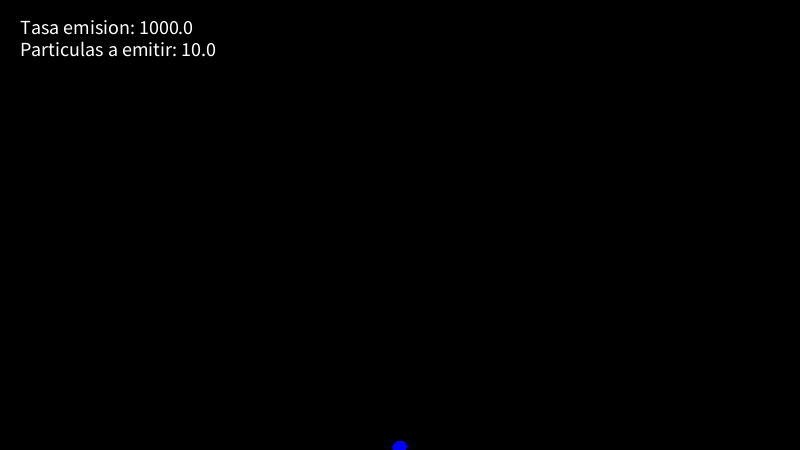
Frame 1 (no input)
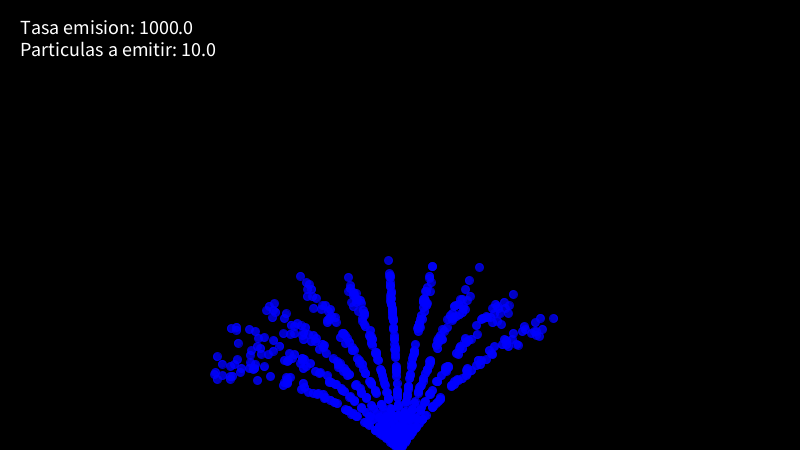
Frame 60 (the mouse pressed at the canvas centre just before this capture)
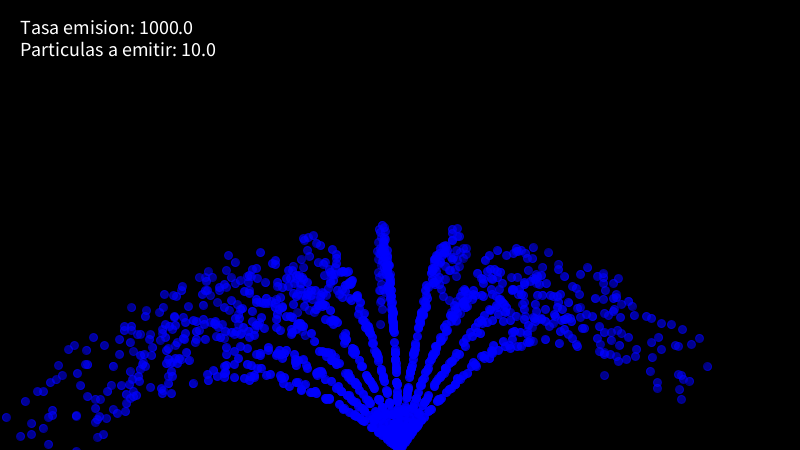
Frame 120 (the mouse held since frame 60 and released just before this capture)

The Processing sketch that drew these frames (run headless with seeded random() and noise(); from frame 60 on, the mouse is pressed at the canvas centre):

// Processing sketch: Fuente
// ── Fuente.pde
/**
 * Simple Particle System
 * by Daniel Shiffman.  
 * 
 * Particles are generated each cycle through draw(),
 * fall with gravity, and fade out over time.
 * A ParticleSystem object manages a variable size (ArrayList) 
 * list of particles. 
 */

ParticleSystem ps;//Crea el sistema de particulas
float dt;
float tasaEmision;
float partAEmitir;

void setup() {
  size(800, 450);
  ps = new ParticleSystem(new PVector(width/2, height));
  tasaEmision = 1000;
  dt = 0.01;
}
void keyPressed()
{
   if (key == '+'){
      tasaEmision+=10;}
   else if (key == '-'){
      tasaEmision-=10;}
}

void draw() {
  background(0);
  //ps.addParticle();//Si solo ponemos esto, en cada frame añade una particula
  
  partAEmitir = tasaEmision*dt;
  for(int i=0; i<partAEmitir;i++)
  {
    int n = i % (int)partAEmitir;
    float angle = -(60+10*n)*PI/195;
    float mag = 4;
    PVector v = PVector.fromAngle(angle);
    v.mult(mag);
    
    ps.addParticle(v); 
  }
   stroke(255);
   fill(255);   
   textSize(20);
   text("Tasa emision: " + tasaEmision,width*0.025, height*0.075);
   text("Particulas a emitir: " + partAEmitir,width*0.025, height*0.125);
  
  ps.run();
}

// ── Particle.pde
// A simple Particle class

class Particle {
  PVector position;
  PVector velocity;
  PVector acceleration;
  float lifespan;

  Particle(PVector l, PVector v) {
    acceleration = new PVector(0, 0.05);
    velocity = v;
    velocity.mult((random(1,1.2)));
    position = l.copy();
    lifespan = 255.0;
  }

  void run() {
    update();
    display();
  }

  // Method to update position
  void update() {//Observamos que usa euler simpletico
    velocity.add(acceleration);//Calcula integrando con paso=1 porque no les importa mucho la precision
    position.add(velocity);
    lifespan -= 1.0;
  }

  // Method to display
  void display() {
    stroke(0,0,255, lifespan);
    fill(0,0,255, lifespan);
    ellipse(position.x, position.y, 8, 8);
  }

  // Is the particle still useful?
  boolean isDead() {
    if (lifespan < 0.0) {
      return true;
    } else {
      return false;
    }
  }
}

// ── ParticleSystem.pde
// A class to describe a group of Particles
// An ArrayList is used to manage the list of Particles 

class ParticleSystem {
  ArrayList<Particle> particles;
  PVector origin;

  ParticleSystem(PVector position) {
    origin = position.copy();
    particles = new ArrayList<Particle>();
  }

  void addParticle(PVector v) {
    particles.add(new Particle(origin, v));
  }

  void run() {
    for (int i = particles.size()-1; i >= 0; i--) {//Coge todas las particulas y les dice que hagan 1 paso
      Particle p = particles.get(i);
      p.run();
      if (p.isDead()) {//Les pregunta si están muertas al hacer el paso y si están las quita de la lista
        particles.remove(i);
      }
    }
  }
}
